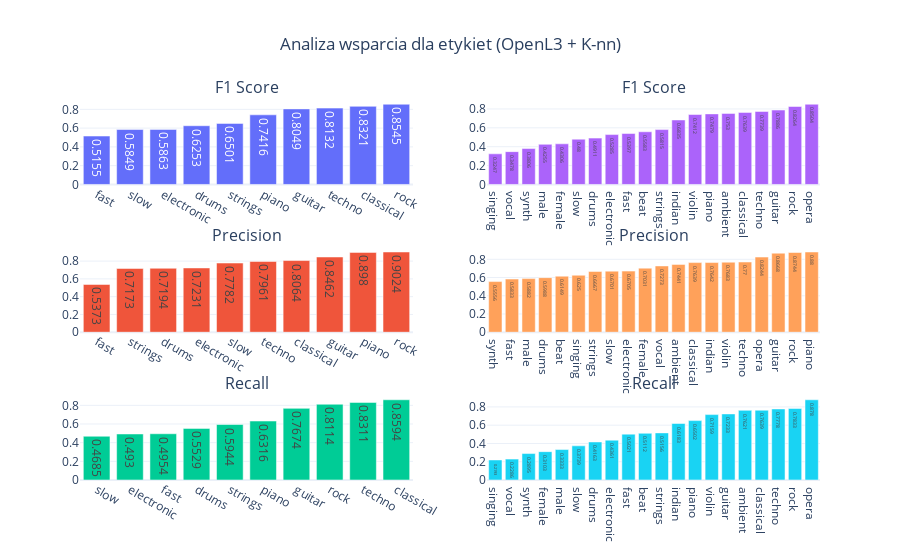

Here is the notebook cell this chart was saved with:
### Code cell
from plotly.subplots import make_subplots
import plotly.graph_objects as go

cols = 3
fig = make_subplots(rows=3, cols=2, subplot_titles=("F1 Score", "F1 Score", "Precision", "Precision", "Recall", "Recall"))
values = ["f1-score", "precision", "recall"]
data_frames = [dfl310, dfl320]

for j in range(len(data_frames)):
    data_frame = data_frames[j]
    for i in range(len(values)):
        value = values[i]
        data_frame = data_frame.sort_values(by=value)
        fig.add_trace(go.Bar(x=data_frame.index, y=data_frame[value], orientation="v", text=round(data_frame[value], 4)), col=j+1, row=i+1)

fig.update_layout(({"title": {"text": "Analiza wsparcia dla etykiet (OpenL3 + K-nn)", "x": 0.5},
                    "showlegend": False,
                    "template": "plotly_white"}))
# Change the bar mode
fig.show()
fig.write_image("images/fig7.png", width=800, height=950)

### Figure 1 — Plotly figure (JSON) as saved in the notebook; plotly's stock layout.template omitted (floating-point values rounded to 4 significant figures)
{"data": [{"orientation": "v", "text": [0.5155, 0.5849, 0.5863, 0.6253, 0.6501, 0.7416, 0.8049, 0.8132, 0.8321, 0.8545], "x": ["fast", "slow", "electronic", "drums", "strings", "piano", "guitar", "techno", "classical", "rock"], "y": [0.5155, 0.5849, 0.5863, 0.6253, 0.6501, 0.7416, 0.8049, 0.8132, 0.8321, 0.8545], "type": "bar", "xaxis": "x", "yaxis": "y"}, {"orientation": "v", "text": [0.5373, 0.7173, 0.7194, 0.7231, 0.7782, 0.7961, 0.8064, 0.8462, 0.898, 0.9024], "x": ["fast", "strings", "drums", "electronic", "slow", "techno", "classical", "guitar", "piano", "rock"], "y": [0.5373, 0.7173, 0.7194, 0.7231, 0.7782, 0.7961, 0.8064, 0.8462, 0.898, 0.9024], "type": "bar", "xaxis": "x3", "yaxis": "y3"}, {"orientation": "v", "text": [0.4685, 0.493, 0.4954, 0.5529, 0.5944, 0.6316, 0.7674, 0.8114, 0.8311, 0.8594], "x": ["slow", "electronic", "fast", "drums", "strings", "piano", "guitar", "rock", "techno", "classical"], "y": [0.4685, 0.493, 0.4954, 0.5529, 0.5944, 0.6316, 0.7674, 0.8114, 0.8311, 0.8594], "type": "bar", "xaxis": "x5", "yaxis": "y5"}, {"orientation": "v", "text": [0.3247, 0.3478, 0.3806, 0.4255, 0.4306, 0.48, 0.4911, 0.5285, 0.5397, 0.5583, 0.5815, 0.6835, 0.7412, 0.7479, 0.753, 0.7639, 0.7739, 0.7886, 0.8264, 0.8504], "x": ["singing", "vocal", "synth", "male", "female", "slow", "drums", "electronic", "fast", "beat", "strings", "indian", "violin", "piano", "ambient", "classical", "techno", "guitar", "rock", "opera"], "y": [0.3247, 0.3478, 0.3806, 0.4255, 0.4306, 0.48, 0.4911, 0.5285, 0.5397, 0.5583, 0.5815, 0.6835, 0.7412, 0.7479, 0.753, 0.7639, 0.7739, 0.7886, 0.8264, 0.8504], "type": "bar", "xaxis": "x2", "yaxis": "y2"}, {"orientation": "v", "text": [0.5556, 0.5833, 0.5882, 0.5988, 0.6149, 0.625, 0.6667, 0.6701, 0.6705, 0.7031, 0.7273, 0.7441, 0.7639, 0.7642, 0.7683, 0.77, 0.8244, 0.8668, 0.8744, 0.88], "x": ["synth", "fast", "male", "drums", "beat", "singing", "strings", "slow", "electronic", "female", "vocal", "ambient", "classical", "indian", "violin", "techno", "opera", "guitar", "rock", "piano"], "y": [0.5556, 0.5833, 0.5882, 0.5988, 0.6149, 0.625, 0.6667, 0.6701, 0.6705, 0.7031, 0.7273, 0.7441, 0.7639, 0.7642, 0.7683, 0.77, 0.8244, 0.8668, 0.8744, 0.88], "type": "bar", "xaxis": "x4", "yaxis": "y4"}, {"orientation": "v", "text": [0.2193, 0.2286, 0.2895, 0.3103, 0.3333, 0.3739, 0.4163, 0.4361, 0.5021, 0.5112, 0.5156, 0.6183, 0.6502, 0.7159, 0.7233, 0.7621, 0.7639, 0.7778, 0.7833, 0.878], "x": ["singing", "vocal", "synth", "female", "male", "slow", "drums", "electronic", "fast", "beat", "strings", "indian", "piano", "violin", "guitar", "ambient", "classical", "techno", "rock", "opera"], "y": [0.2193, 0.2286, 0.2895, 0.3103, 0.3333, 0.3739, 0.4163, 0.4361, 0.5021, 0.5112, 0.5156, 0.6183, 0.6502, 0.7159, 0.7233, 0.7621, 0.7639, 0.7778, 0.7833, 0.878], "type": "bar", "xaxis": "x6", "yaxis": "y6"}], "layout": {"xaxis": {"anchor": "y", "domain": [0.0, 0.45]}, "yaxis": {"anchor": "x", "domain": [0.7778, 1.0]}, "xaxis2": {"anchor": "y2", "domain": [0.55, 1.0]}, "yaxis2": {"anchor": "x2", "domain": [0.7778, 1.0]}, "xaxis3": {"anchor": "y3", "domain": [0.0, 0.45]}, "yaxis3": {"anchor": "x3", "domain": [0.3889, 0.6111]}, "xaxis4": {"anchor": "y4", "domain": [0.55, 1.0]}, "yaxis4": {"anchor": "x4", "domain": [0.3889, 0.6111]}, "xaxis5": {"anchor": "y5", "domain": [0.0, 0.45]}, "yaxis5": {"anchor": "x5", "domain": [0.0, 0.2222]}, "xaxis6": {"anchor": "y6", "domain": [0.55, 1.0]}, "yaxis6": {"anchor": "x6", "domain": [0.0, 0.2222]}, "annotations": [{"font": {"size": 16}, "showarrow": false, "text": "F1 Score", "x": 0.225, "xanchor": "center", "xref": "paper", "y": 1.0, "yanchor": "bottom", "yref": "paper"}, {"font": {"size": 16}, "showarrow": false, "text": "F1 Score", "x": 0.775, "xanchor": "center", "xref": "paper", "y": 1.0, "yanchor": "bottom", "yref": "paper"}, {"font": {"size": 16}, "showarrow": false, "text": "Precision", "x": 0.225, "xanchor": "center", "xref": "paper", "y": 0.6111, "yanchor": "bottom", "yref": "paper"}, {"font": {"size": 16}, "showarrow": false, "text": "Precision", "x": 0.775, "xanchor": "center", "xref": "paper", "y": 0.6111, "yanchor": "bottom", "yref": "paper"}, {"font": {"size": 16}, "showarrow": false, "text": "Recall", "x": 0.225, "xanchor": "center", "xref": "paper", "y": 0.2222, "yanchor": "bottom", "yref": "paper"}, {"font": {"size": 16}, "showarrow": false, "text": "Recall", "x": 0.775, "xanchor": "center", "xref": "paper", "y": 0.2222, "yanchor": "bottom", "yref": "paper"}], "title": {"text": "Analiza wsparcia dla etykiet (OpenL3 + K-nn)", "x": 0.5}, "showlegend": false}}
